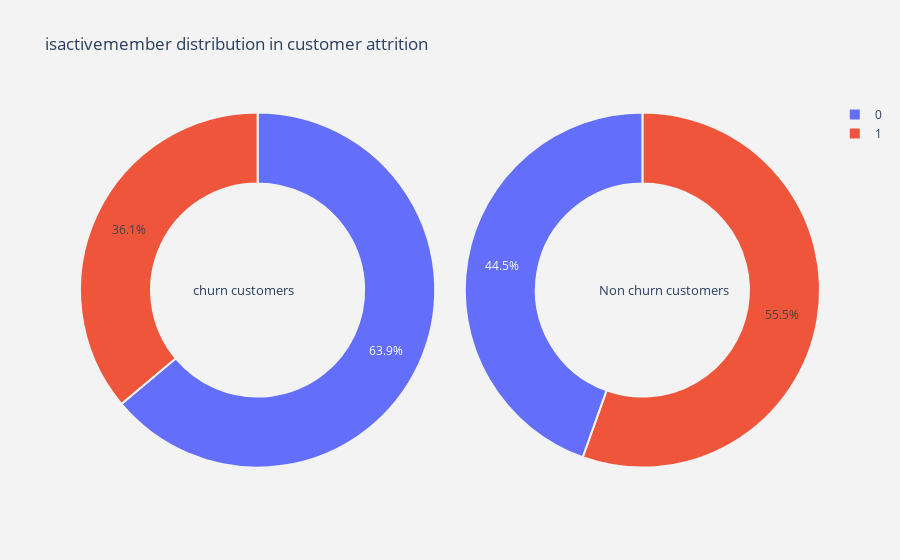

This figure's notebook cell:
### Markdown cell above
The output above shows us that for the churn customers those who possess a card are $69.9\%$, whereas those don't possess are $30.1\%$. For the case of non churn customers $70.7\%$ possess a card and $29.3\%$ don't possess a card.

### Code cell
# Calling the function for plotting the pie plot for geography column
plot_pie(cat_cols[4])

### Figure 1 — Plotly figure (JSON) as saved in the notebook; plotly's stock layout.template omitted (floating-point values rounded to 4 significant figures)
{"data": [{"domain": {"x": [0, 0.48]}, "hole": 0.6, "hoverinfo": "label+percent+name", "labels": [0, 1], "marker": {"line": {"color": "rgb(243,243,243)", "width": 2}}, "name": "Churn Customers", "type": "pie", "values": [1302, 735]}, {"domain": {"x": [0.52, 1]}, "hole": 0.6, "hoverinfo": "label+percent+name", "labels": [1, 0], "marker": {"line": {"color": "rgb(243,243,243)", "width": 2}}, "name": "Non churn customers", "type": "pie", "values": [4416, 3547]}], "layout": {"annotations": [{"font": {"size": 13}, "showarrow": false, "text": "churn customers", "x": 0.15, "y": 0.5}, {"font": {"size": 13}, "showarrow": false, "text": "Non churn customers", "x": 0.88, "y": 0.5}], "paper_bgcolor": "rgb(243,243,243)", "plot_bgcolor": "rgb(243,243,243)", "title": {"text": "isactivemember distribution in customer attrition "}}}
